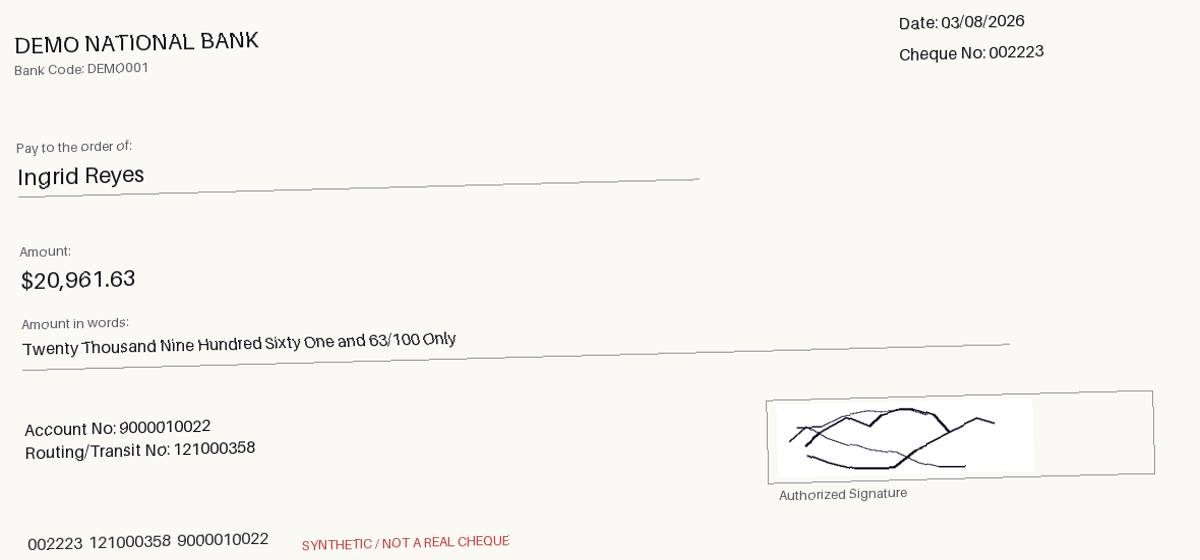
#> input picture data/test_data/duplicate_detection/near_duplicates/CHK-2026-000009_near_variant.jpg, 1200 x 560 px
$ python -i operations.py   (imports and definitions only)
#> lines starting #> are read from the running program, lines starting #| are printed output that depends on the picture; after the words box and inside, x2 and y2 are one past the last pixel; in counts of white or black regions, pixels touching at a corner belong together
"""Individual preprocessing operations (docs/13_Image_Preprocessing.md S8-S15,
S27). Each function does exactly one operation, matching the modular
decomposition docs/13 S27 recommends:

    preprocess_image()
    |-- normalize_image()
    |-- convert_to_grayscale()
    |-- reduce_noise()
    |-- enhance_contrast()
    |-- correct_skew()
    |-- crop_image()
    +-- assess_quality()   (see quality_assessment.py)

None of these operations are applied unconditionally -- the orchestrator
in preprocessing_service.py decides which to run based on the measured
image characteristics (docs/13 S5: "select preprocessing operations based
on the image characteristics so that useful information is not
accidentally removed").
"""

from __future__ import annotations

import cv2
import numpy as np

from app.core.config import settings


# [30 lines left out: functions convert_to_grayscale, reduce_noise, enhance_contrast, correct_skew, not called in this run]


def crop_to_content(gray: np.ndarray) -> tuple[np.ndarray, bool]:
    """Detects the cheque boundary and crops unnecessary background
    (docs/13 S14). Returns (image, was_cropped). Falls back to the
    original image (was_cropped=False) whenever the detected region would
    remove an implausibly large fraction of the image, to avoid
    accidentally destroying cheque content (docs/13 S20)."""
    height, width = gray.shape[:2]
#> height = 560; width = 1200
    _, thresh = cv2.threshold(gray, 0, 255, cv2.THRESH_BINARY_INV + cv2.THRESH_OTSU)
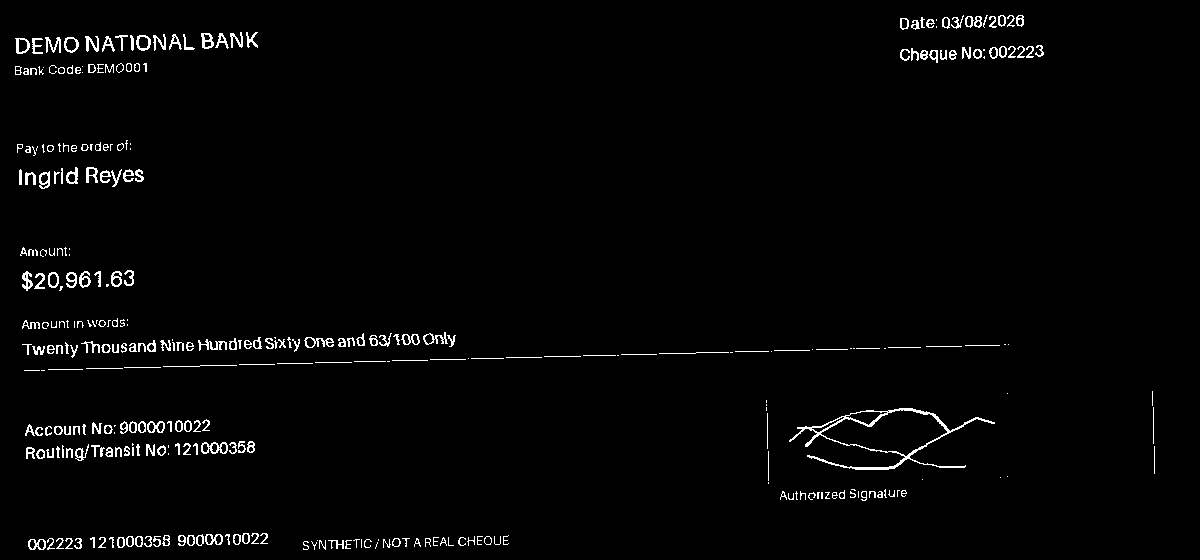
#> thresh: shape (560, 1200); 2% white in thin lines or dots
    contours, _ = cv2.findContours(thresh, cv2.RETR_EXTERNAL, cv2.CHAIN_APPROX_SIMPLE)
#> contours = 332 contours, 197 with area under 20; largest, box (x1, y1, x2, y2) and area: (789, 408, 995, 470) 4536, (201, 442, 228, 454) 220, (136, 35, 151, 51) 172, (15, 38, 30, 54) 170, (64, 37, 79, 53) 168
    if not contours:
        return gray, False

    largest = max(contours, key=cv2.contourArea)
#> largest = contour of 392 points, box (x1, y1, x2, y2) (789, 408, 995, 470), area 4536
    x, y, w, h = cv2.boundingRect(largest)
#> x = 789; y = 408; w = 206; h = 62

    area_fraction = (w * h) / float(width * height)
#> area_fraction = 0.019
    if area_fraction < 0.35 or area_fraction > 0.99:
        # Detected region is implausibly small or effectively the whole
        # image already -- do not crop rather than risk cutting off
        # cheque content.
        return gray, False

    margin_x = max(int(w * 0.02), 4)
    margin_y = max(int(h * 0.02), 4)
    x0 = max(x - margin_x, 0)
    y0 = max(y - margin_y, 0)
    x1 = min(x + w + margin_x, width)
    y1 = min(y + h + margin_y, height)

    cropped = gray[y0:y1, x0:x1]
    return cropped, True


# [29 lines left out: functions resize_if_needed, adaptive_threshold, not called in this run]

>>> import cv2
>>> picture = cv2.imread('../../../../../data/test_data/duplicate_detection/near_duplicates/CHK-2026-000009_near_variant.jpg', cv2.IMREAD_GRAYSCALE)
>>> result = crop_to_content(picture)
